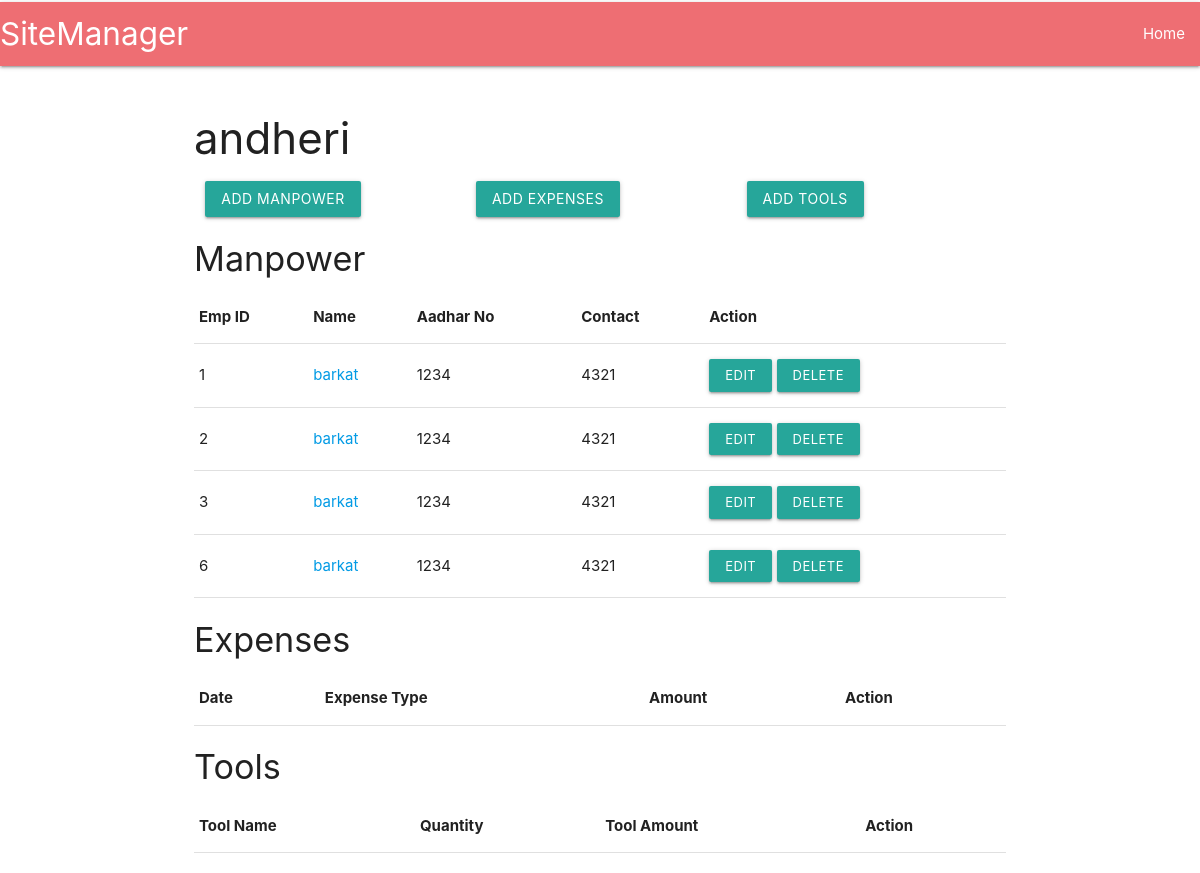
Before: /ManageSites/1 with the older database file.
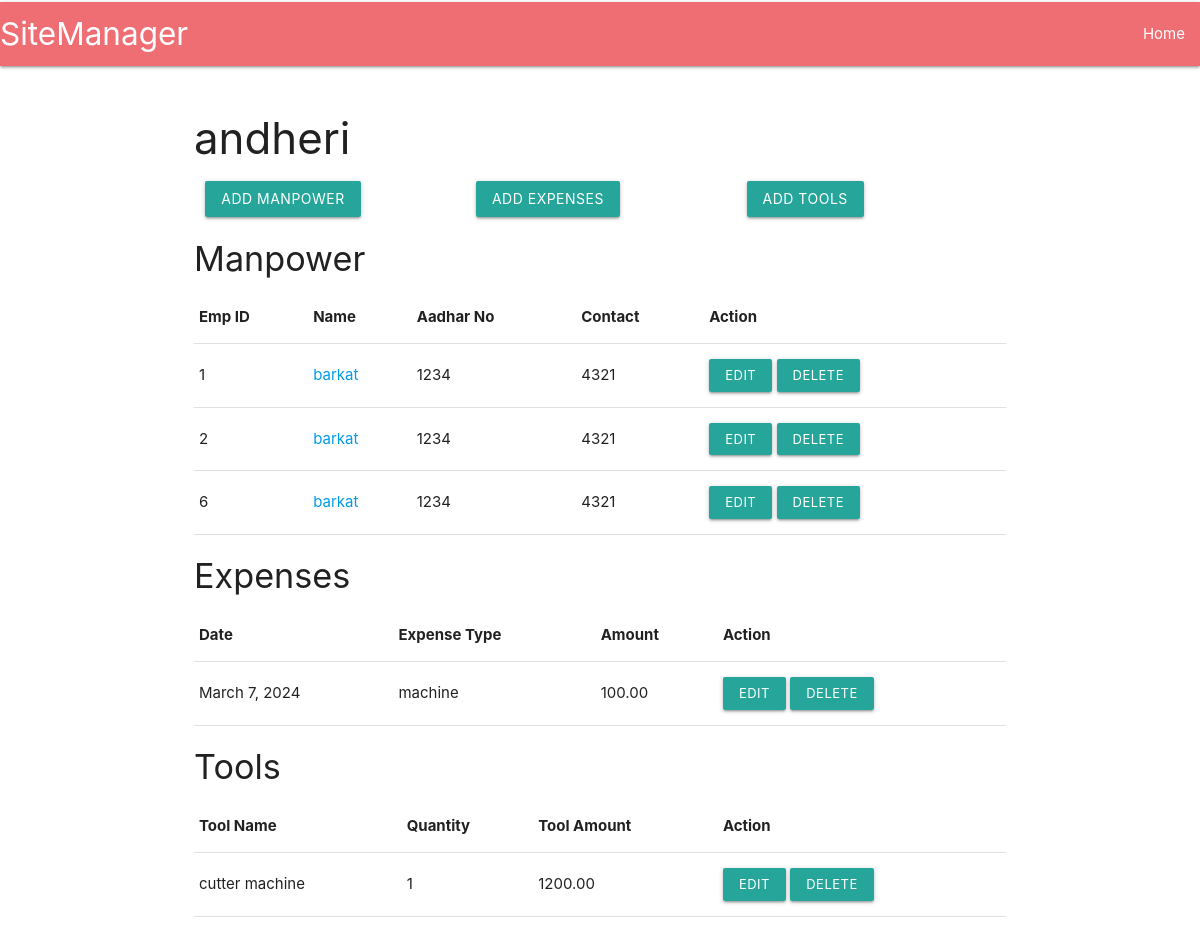
After: the same page with the newer database file.
### sites/models.py (models this page shows)
class Site(models.Model):
    name = models.CharField(max_length=100)
    address = models.CharField(max_length=255)
    quotation_amount = models.DecimalField(max_digits=50, decimal_places=2)

class Manpower(models.Model):
    site = models.ForeignKey(Site, on_delete=models.CASCADE)
    name = models.CharField(max_length=100)
    adhaarno = models.CharField(max_length=20)
    contact = models.CharField(max_length=20)

class Expense(models.Model):
    site = models.ForeignKey(Site, on_delete=models.CASCADE)
    description = models.TextField()
    amount = models.DecimalField(max_digits=100, decimal_places=2)
    date = models.DateField()

class Tool(models.Model):
    site = models.ForeignKey(Site, on_delete=models.CASCADE)
    name = models.CharField(max_length=100)
    quantity = models.IntegerField()
    amount = models.DecimalField(max_digits=100, decimal_places=2)

### sites/views.py (the view)
# urls.py: path('ManageSites/<int:site_id>', views.ManageSites, name='ManageSites'),
def ManageSites(request,site_id):
    siteInfo = get_object_or_404(Site, pk=site_id)
    manpowers = Manpower.objects.all()
    expenses = Expense.objects.all()
    Tools = Tool.objects.all()
    return render(request,'sites/ManageSitePage.html',{'siteInfo':siteInfo,'manpowers':manpowers,'expenses':expenses,'Tools':Tools})

### sites/templates/sites/ManageSitePage.html (shortened to what this page needs)
{% extends 'Navbar.html' %}
{% block content %}
<body>
    <div class="container">
        <h3>{{ siteInfo.name }}</h3>
        <div class="row">
            <div class="col s4">
                <a href="{% url 'AddManpower' siteInfo.id %}" class="btn waves-effect waves-light">Add Manpower</a>
            </div>
            <div class="col s4">
                <a href="{% url 'AddExpenses' siteInfo.id %}" class="btn waves-effect waves-light">Add Expenses</a>
            </div>
            <div class="col s4">
                <a href="{% url 'AddTools' siteInfo.id %}" class="btn waves-effect waves-light">Add Tools</a>
            </div>
        </div>
        <h4>Manpower</h4>
        <table class="highlight">
            <thead>
                <tr>
                    <th>Emp ID</th>
                    <th>Name</th>
                    <th>Aadhar No</th>
                    <th>Contact</th>
                    <th>Action</th>
                </tr>
            </thead>
            <tbody>
                {% for labour in manpowers %}
                {% if siteInfo == labour.site %}
                <tr>
                    <td> {{ labour.id }} </td>
                    <td> <a href="{% url 'LabourDetails' siteInfo.id labour.id %}" > {{ labour.name }} </a></td>
                    <td> {{ labour.adhaarno }} </td>
                    <td> {{ labour.contact }} </td>
                    <td>
                        <a href="#" class="btn-small waves-effect waves-light">Edit</a>
                        <a href="{% url 'delete_dataManage' 'manpower' labour.id siteInfo.id %}" class="btn-small waves-effect waves-light">Delete</a>
                    </td>
                </tr>
                {% endif %}
                {% endfor %}
            </tbody>
        </table>
        <h4>Expenses</h4>
        <table class="highlight">
            <thead>
                <tr>
                    <th>Date</th>
                    <th>Expense Type</th>
                    <th>Amount</th>
                    <th>Action</th>
                </tr>
            </thead>
            <tbody>
                {% for exp in expenses %}
                {% if siteInfo == exp.site %}
                <tr>
                    <td> {{ exp.date }} </td>
                    <td> {{ exp.description }} </td>
                    <td> {{ exp.amount }} </td>
                    <td>
                        <a href="#" class="btn-small waves-effect waves-light">Edit</a>
                        <a href="{% url 'delete_dataManage' 'expense' exp.id siteInfo.id %}" class="btn-small waves-effect waves-light">Delete</a>
                    </td>
                </tr>
                {% endif %}
                {% endfor %}
            </tbody>
        </table>
        <h4>Tools</h4>
        <table class="highlight">
            <thead>
                <tr>
                    <th>Tool Name</th>
                    <th>Quantity</th>
                    <th>Tool Amount</th>
                    <th>Action</th>
                </tr>
            </thead>
            <tbody>
                {% for tool in Tools %}
                {% if siteInfo == tool.site %}
                <tr>
                    <td> {{ tool.name }} </td>
                    <td> {{ tool.quantity }} </td>
                    <td> {{ tool.amount }} </td>
                    <td>
                        <a href="{% url 'EditTools' tool.id siteInfo.id %}" class="btn-small waves-effect waves-light">Edit</a>
                        <a href="{% url 'delete_dataManage' 'tool' tool.id siteInfo.id %}" class="btn-small waves-effect waves-light">Delete</a>
                    </td>
                </tr>
                {% endif %}
                {% endfor %}
            </tbody>
        </table>
    </div>
</body>
{% endblock %}

### sites/templates/sites/Navbar.html (shortened to what this page needs)
<!DOCTYPE html>
<html>
<head>
    <link rel="stylesheet" href="https://cdnjs.cloudflare.com/ajax/libs/materialize/1.0.0/css/materialize.min.css">
</head>
<body>
    <nav>
        <div class="nav-wrapper">
            <a href="#" class="brand-logo">SiteManager</a>
            <ul id="nav-mobile" class="right hide-on-med-and-down">
                <li><a href="{% url 'sites' %}">Home</a></li>
            </ul>
        </div>
    </nav>
    <main>
        {% block content %}
        {% endblock %}
    </main>
</body>
</html>

### sites/templates/sites/Navbar.html (style rules this page uses)
body { padding-top: 2px; }
main { padding: 20px; }

Changed rows visible on the page:
removed Manpower: id "3", name "barkat", adhaarno "1234", contact "4321"
added Expense: date "March 7, 2024", description "machine", amount "100.00"
added Tool: name "cutter machine", quantity "1", amount "1200.00"
